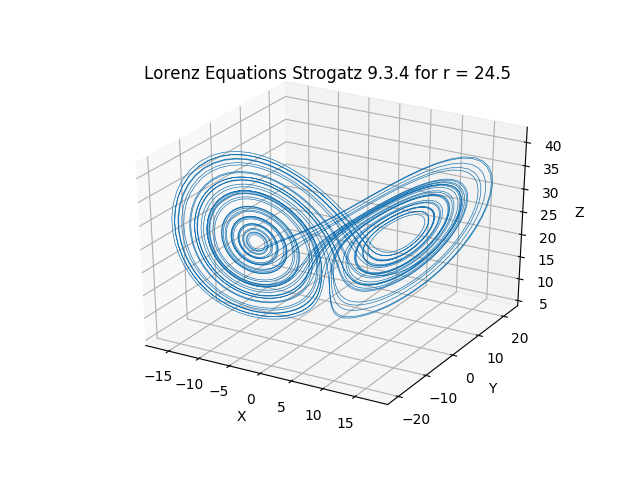

Source code (Python):
#!/usr/bin/env python3

# plot of a lorentz attractor as apart of a solution to a nonlinear dynamics problem
# strogatz

import numpy as np
import matplotlib.pyplot as plt
from mpl_toolkits.mplot3d import Axes3D


def lorenz(x,y,z,r, a=10, b=8/3):
	x_dot = a*(y-x)
	y_dot = r*x-y-x*z
	z_dot = x*y-b*z
	return x_dot, y_dot, z_dot

# Setup step size, number of iterations, and initial values.  Make 3 separate 
# lists for the x,y and z values. First entry is the initial values
# NOTE: with a stepsize of .01, there needs to be 5000 steps to get to t = 50

dt = 0.01
N = 5000
r = 24.5
xvals=[0]
yvals=[10]
zvals=[13] 

# By derivative definition: x(t) = x(t-1) + x_dot * dt
# Use for loop to append to lists 
for i in range(1,N):
	x_dot, y_dot, z_dot = lorenz(xvals[i-1], yvals[i-1], zvals[i-1], r)
	xvals.append(xvals[i-1] + x_dot * dt)
	yvals.append(yvals[i-1] + y_dot * dt)
	zvals.append(zvals[i-1] + z_dot * dt)

# Convert lists into arrays for ease of plotting
xvals = np.asarray(xvals)
yvals = np.asarray(yvals)
zvals = np.asarray(zvals)


fig = plt.figure()
ax = fig.gca(projection='3d')

ax.plot(xvals, yvals, zvals, linewidth=0.5)
ax.set_xlabel("X")
ax.set_ylabel("Y")
ax.set_zlabel("Z")
ax.set_title("Lorenz Equations Strogatz 9.3.4 for r = 24.5")

plt.show()
